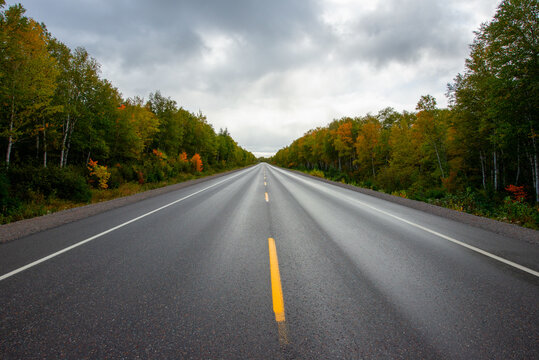
#> input picture test_images/road1.jpg, 539 x 360 px, found by its file name
$ python image_processing.py
#> lines starting #> are read from the running program, lines starting #| are printed output that depends on the picture
import cv2
import numpy as np
import os

def preprocess_image(image_path):
    """Convert image to grayscale and apply Gaussian blur, display all in one resizable window."""

    # 1️⃣ Load the image
    if not os.path.exists(image_path):
        print(f"❌ Image not found at: {image_path}")
        return

    image = cv2.imread(image_path)
#> image is the input picture: shape (360, 539, 3); mean B, G, R 99.5, 109, 107.7
    if image is None:
        print("❌ Failed to load image. Check the path or file integrity.")
        return

    print(f"✅ Original image loaded: {image.shape}")
#| ✅ Original image loaded: (360, 539, 3)

    # 2️⃣ Resize to fit your screen (keep proportions)
    max_width = 1000
    scale = max_width / image.shape[1]
#> scale = 1.86
    image = cv2.resize(image, (int(image.shape[1] * scale), int(image.shape[0] * scale)))
#> image: shape (667, 1000, 3)
    print(f"📏 Resized image shape: {image.shape}")
#| 📏 Resized image shape: (667, 1000, 3)

    # 3️⃣ Convert to grayscale
    gray = cv2.cvtColor(image, cv2.COLOR_BGR2GRAY)
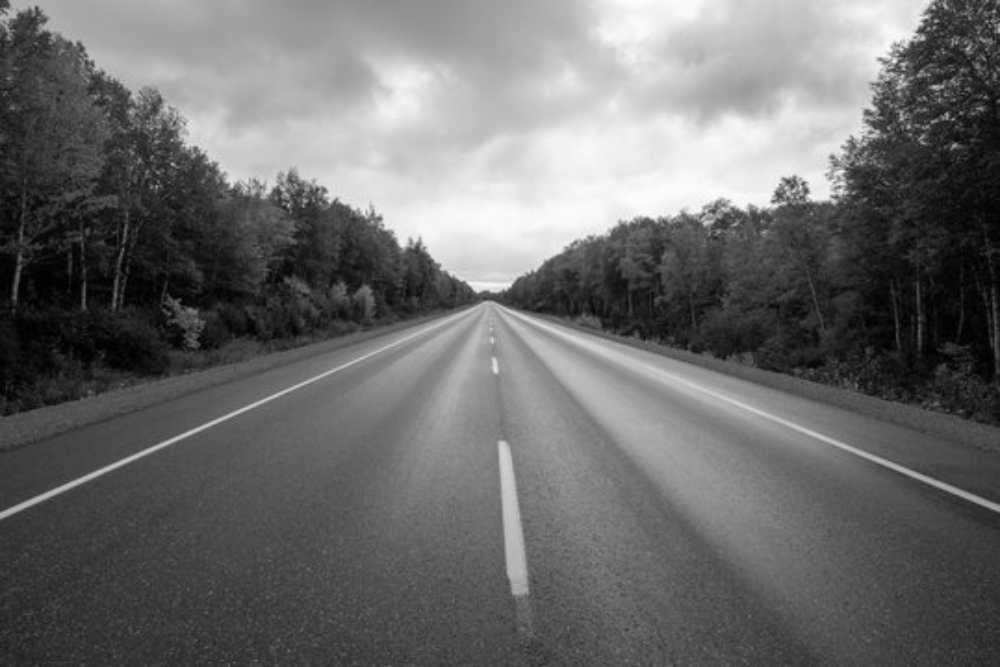
#> gray: shape (667, 1000); min 0, max 254, mean 107.4

    # 4️⃣ Apply Gaussian blur
    blur = cv2.GaussianBlur(gray, (5, 5), 0)

    # 5️⃣ Stack horizontally
    gray_rgb = cv2.cvtColor(gray, cv2.COLOR_GRAY2BGR)
    blur_rgb = cv2.cvtColor(blur, cv2.COLOR_GRAY2BGR)
    stacked = np.hstack((image, gray_rgb, blur_rgb))
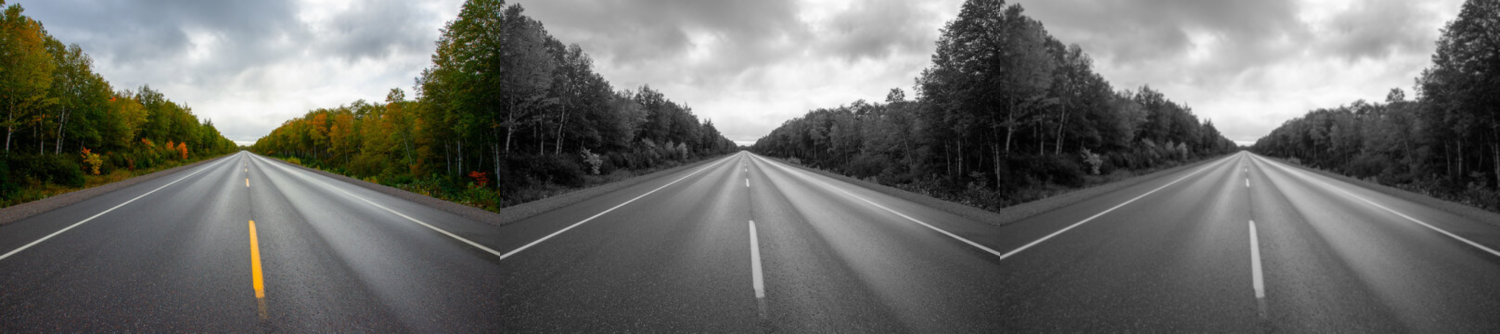
#> stacked: shape (667, 3000, 3) (shown at 1/2 size); mean B, G, R 104.7, 107.9, 107.5

    print("🖼️ Displaying processed image...")
    cv2.namedWindow("Original | Grayscale | Blurred", cv2.WINDOW_NORMAL)
    cv2.imshow("Original | Grayscale | Blurred", stacked)

    cv2.waitKey(0)
    cv2.destroyAllWindows()

if __name__ == "__main__":
    image_path = r"C:\Users\Administrator\Documents\lane_detection_project\test_images\road1.jpg"
    preprocess_image(image_path)

$ run again, with test_images/road.jpg copied over test_images/road1.jpg
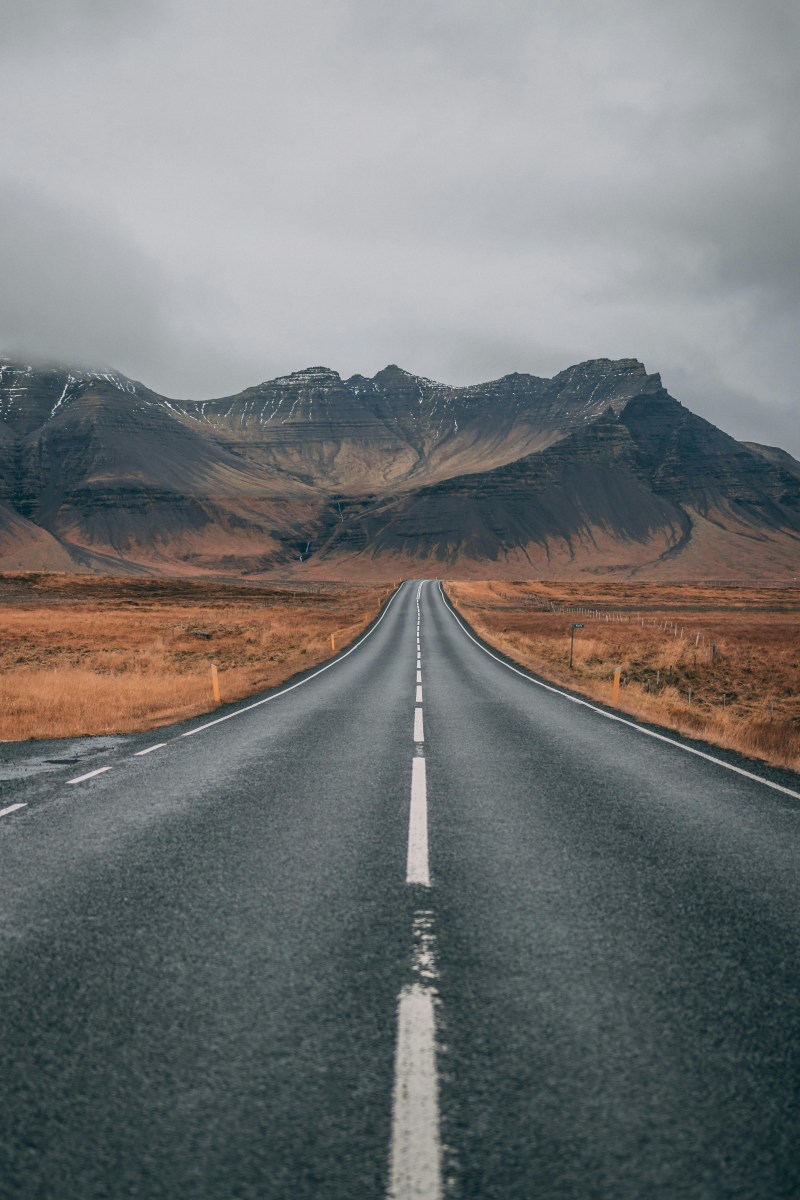
#> input picture test_images/road.jpg, 4000 x 6000 px, found by its file name (shown at 1/5 size)
#> in preprocess_image, image is the input picture: shape (6000, 4000, 3); mean B, G, R 116.5, 116.9, 114.9
#| ✅ Original image loaded: (6000, 4000, 3)
#> image: shape (1500, 1000, 3)
#| 📏 Resized image shape: (1500, 1000, 3)
#> in preprocess_image, `gray = cv2.cvtColor(image, cv2.COLOR_BGR2GRAY)`:
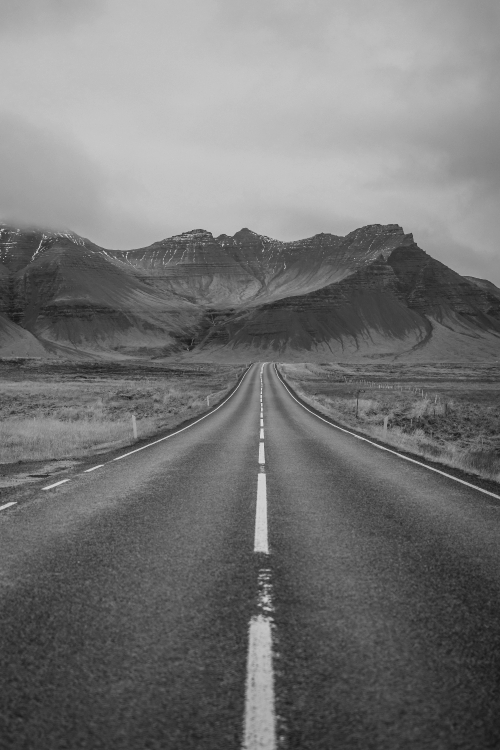
#> gray: shape (1500, 1000) (shown at 1/2 size); min 19, max 238, mean 116.4
#> in preprocess_image, `stacked = np.hstack((image, gray_rgb, blur_rgb))`:
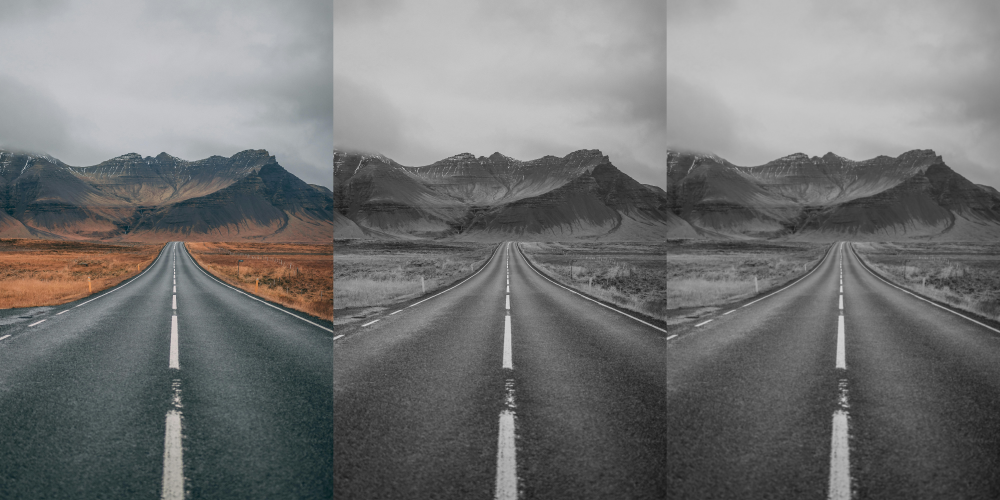
#> stacked: shape (1500, 3000, 3) (shown at 1/3 size); mean B, G, R 116.5, 116.6, 115.9
